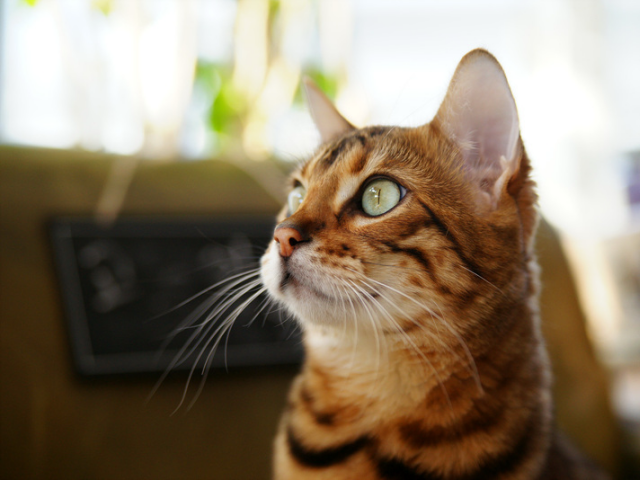
#> input picture cat.bmp, 640 x 480 px
$ jupyter execute --allow-errors 'Ch_2_OpenCV_기초사용.ipynb'   (older library calls are emulated)   (text cells are left out)
#> lines starting #> are read from the running program, lines starting #| are printed output that depends on the picture
[cell 1]
import sys
import cv2
import numpy as np

[cell 2]
# cv2.imread(filename[, flags]) -> retval

# retval
    # numpy.nbarray : retval.ndim/shape/size/dtype
    # dtype : uint8
    # shape : gray영상의 경우 (h,w) 또는 color (h,w, 3)
    # gray영상 : cv2.CV_8UC1 -> numpy.uint8
    # color영상 : cv2.CV_8UC3 -> numpy.uint8


img1 = cv2.imread('cat.bmp', cv2.IMREAD_COLOR)
#> img1 is the input picture: shape (480, 640, 3); mean B, G, R 104.5, 125.6, 140.8

print(type(img1))  # numpy.ndarray만 사용 가능
#| <class 'numpy.ndarray'>
print(img1.shape)  # color는 3D이므로 (row, column, 3)
#| (480, 640, 3)
print(img1.ndim)  # dimension : 3D
#| 3

[cell 3]
# 영상 불러오기
img1 = cv2.imread('cat.bmp', cv2.IMREAD_GRAYSCALE)  # gray
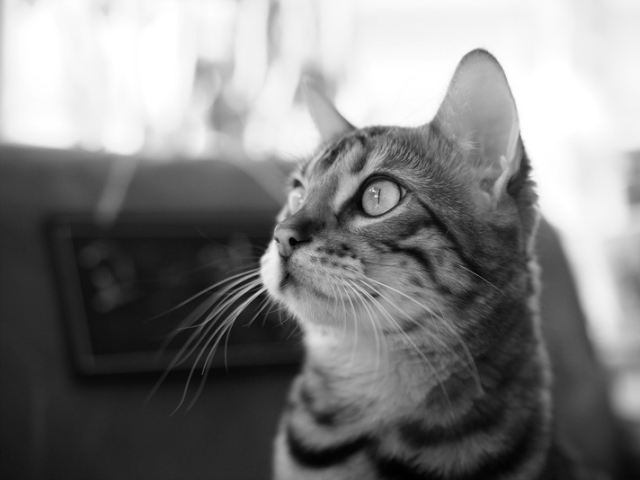
#> img1: shape (480, 640); min 0, max 255, mean 127.8
img2 = cv2.imread('cat.bmp', cv2.IMREAD_COLOR)  # color

if img1 is None or img2 is None:
    print('Image load failed!')
    sys.exit()


# 영상의 속성 참조
print('type(img1):', type(img1))
#| type(img1): <class 'numpy.ndarray'>
print('img1.shape:', img1.shape)
#| img1.shape: (480, 640)
print('img2.shape:', img2.shape)  # color라서 3
#| img2.shape: (480, 640, 3)
print('img1.dtype:', img1.dtype)
#| img1.dtype: uint8
print('img1.dtype:', img2.dtype)
#| img1.dtype: uint8

print('img1.shape length:', len(img1.shape))  # (480, 640)이므로
#| img1.shape length: 2
print('img2.shape length:', len(img2.shape))  # (480, 640, 3)
#| img2.shape length: 3

[cell 4]
# row by col
h, w = img1.shape  # h=480, w=640
#> h = 480; w = 640
print('img1 size: {} x {}'.format(w, h))
#| img1 size: 640 x 480

h, w = img2.shape[:2]  # (480, 640, 3) 중 앞 2개만
print('img2 size: {} x {}'.format(w, h))
#| img2 size: 640 x 480

# matrix 도메인과 pixel 도메인은 가로, 세로를 반대로 쓴다.
# matrix 도메인은 가로가 먼저, pixel(모니터)은 세로가 먼저 온다.

[cell 5]
x = 20
y = 30

p1 =img1[y,x]  # 도메인이 반대이므로
#> p1 = 252
print(p1)  # gray
#| 252

p2 = img2[y, x]
#> p2 = [255, 254, 246]
print(p2)  # color이므로 BGR 순서대로 [255, 254, 246]
#| [255 254 246]

# 좌표값 입력해서 부분적으로 색깔 바꿔 주기
# img1[10:20, 10:20] = 0  # 10-19까지 0(검은색)
# img2[10:20, 10:20] = (0, 0, 255)  # BGR 셋 다 넣어 줘야 한다. 이 경우 빨간색

cv2.imshow('image', img1)
cv2.imshow('image2',img2)

cv2.waitKey()
cv2.destroyAllWindows()

[cell 6]
'''
numpy.empty(shape, dtype)
numpy.zeros(shape, dtype)
numpy.ones(shape, dtype)
numpy.full(shape, fill_value, dtype)
'''

[cell 7]
import numpy as np
import cv2

# 새 영상 생성하기
img1 = np.empty((240, 320), dtype=np.uint8)       # grayscale image (가로, 세로)
img2 = np.zeros((240, 320, 3), dtype=np.uint8)    # color image
img3 = np.ones((240, 320), dtype=np.uint8) * 255  # dark gray
img4 = np.full((240, 320, 3), (0, 255, 255), dtype=np.uint8)
# 원하는 상수 채우기: (0, 255, 255) = yellow

cv2.imshow('img1', img1)
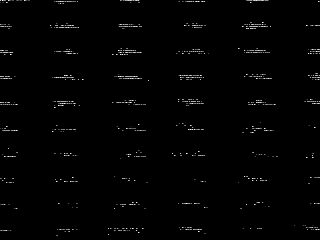
#> window 'img1': shape (240, 320); min 0, max 255, mean 2.8
cv2.imshow('img2', img2)
cv2.imshow('img3', img3)
cv2.imshow('img4', img4)
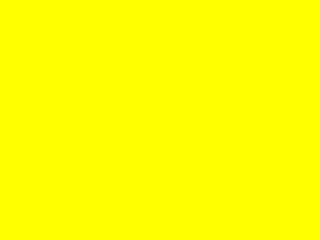
#> window 'img4': shape (240, 320, 3); mean B, G, R 0, 255, 255
cv2.waitKey()
cv2.destroyAllWindows()

[cell 8]
# 영상 복사
# img1 = cv2.imread('cat.bmp', cv2.IMREAD_COLOR)
img1 = cv2.imread('HappyFish.jpg')  # 기본적으로 color
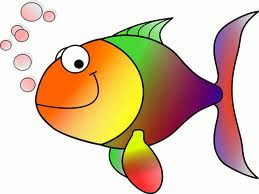
#> input picture HappyFish.jpg, 259 x 194 px
#> img1 is the input picture: shape (194, 259, 3); mean B, G, R 170.8, 196.4, 219.3

if img1 is None:
    print("image load failed")
    sys.exit()

img2 = img1  # 메모리의 같은 주소를 참조하므로 img1을 바꾸면 img2도 바뀐다.
img3 = img1.copy()  # matrix를 copy

img1[:,:] = (0, 255, 255)  # img1 전체를 노란색(0, 255, 255)으로 변경
# img1, img2는 전체 노란색으로 나오고 img3만 HappyFish가 나온다.

print(img1.shape)
#| (194, 259, 3)
print(img1.dtype)
#| uint8

cv2.imshow('img1', img1)
cv2.imshow('img2', img2)
cv2.imshow('img3', img3)

cv2.waitKey()
cv2.destroyAllWindows()

[cell 9]
img1 = cv2.imread('HappyFish.jpg')

img2 = img1[40:120, 30:150]  # numpy.ndarray의 슬라이싱
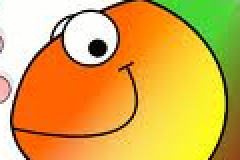
#> img2: shape (80, 120, 3) (shown 2 times larger); mean B, G, R 76.2, 171.3, 217.7
img3 = img1[40:120, 30:150].copy()

img2.fill(0)  # 0 = 검정색
#> img2: shape (80, 120, 3); every value is 0

cv2.imshow('img1', img1)  # 얼굴 잘린 HappyFish
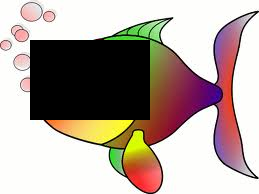
#> window 'img1': shape (194, 259, 3); mean B, G, R 156.3, 163.7, 177.7
cv2.imshow('img2', img2)  # 검은 화면
cv2.imshow('img3', img3)  # HappyFish 얼굴


cv2.waitKey()
cv2.destroyAllWindows()

# 뒤부터 수업 진행

[cell 10]
# 마스크 영상을 이용한 영상 합성
src = cv2.imread('airplane.bmp', cv2.IMREAD_COLOR)
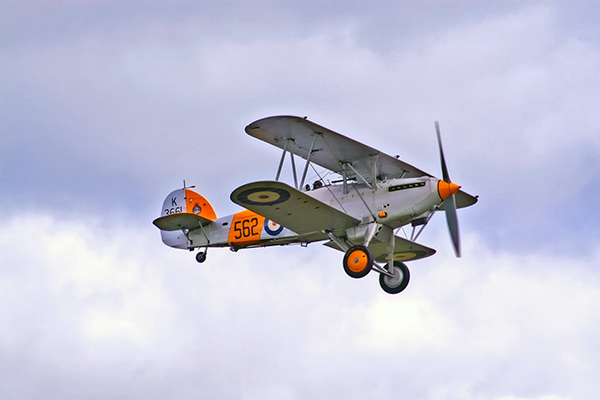
#> input picture airplane.bmp, 600 x 400 px
#> src is the input picture: shape (400, 600, 3); mean B, G, R 217.1, 197.6, 196.8
mask = cv2.imread('mask_plane.bmp', cv2.IMREAD_GRAYSCALE)
dst = cv2.imread('field.bmp', cv2.IMREAD_COLOR)

#> (the rest of this cell did not finish here and is left out)

[cell 11]
src = cv2.imread('cat.bmp', cv2.IMREAD_COLOR)
logo = cv2.imread('opencv-logo-white.png', cv2.IMREAD_UNCHANGED)

#> (the rest of this cell did not finish here and is left out)

[cell 12]
# cv2.line(img, pt1, pt2, color, thickness = None, lineType = None) -> img
# flags
    # img:그림을 그릴 영상
    # pt1, pt2: 직선의 시작점, 끝점
    # color: 직선의 칼라 (B,G,R)의 튜플
    # thinkness: 선두께
    # lineType: cv2.LINE_4, cv2.LINE_8, cv2.LINE_AA

# cv2.rectangle(img, pt1, pt2, color, thickness = None, lineType = None) -> img
# cv2.rectangle(img, rect, color, thickness = None, lineType = None) -> img
    # rect: 사각형의 위치 정보 (x, y, w, h)


# cv2.circle(img, center, radius, color, thickness = None, lineType = None) -> img
    # center: 원의 중심좌표 (x, y)
    # radius : 원의 반지름

# cv2.polylines(img, pts, isClosed, color, thickness = None, lineType = None) -> img
    # center: 다각형 점들의 array
    # isClosed : True for 폐곡선

[cell 13]
import numpy as np
import cv2

img = np.full((400, 400, 3), 255, np.uint8)

# x, y 좌표순서
cv2.line(img, (50, 50), (200, 50), (0, 0, 255), 5)
cv2.line(img, (50, 60), (150, 160), (0, 0, 128))

cv2.rectangle(img, (50, 200, 150, 100), (0, 255, 0), 2)
cv2.rectangle(img, (70, 220), (180, 280), (0, 128, 0), -1)

cv2.circle(img, (300, 100), 30, (255, 255, 0), -1, cv2.LINE_AA)
cv2.circle(img, (300, 100), 60, (255, 0, 0), 3, cv2.LINE_AA)


pts = np.array([[250, 200], [300, 200], [350, 300], [250, 300]])
cv2.polylines(img, [pts], True, (255, 0, 255), 2)

text = 'Hello? OpenCV ' + cv2.__version__
cv2.putText(img, text, (50, 350), cv2.FONT_HERSHEY_SIMPLEX, 0.8,
            (0, 0, 255), 1, cv2.LINE_AA)
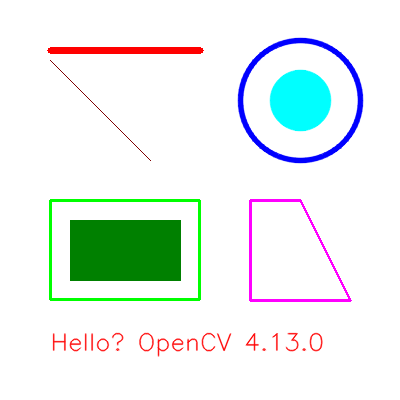
#> img: shape (400, 400, 3); mean of channels 0, 1, 2 238.8, 241.7, 233.8; drawn as B, G, R

cv2.imshow("img", img)
cv2.waitKey()
cv2.destroyAllWindows()

[cell 14]
# cv2.VideoCapture(index/filename, apiPreference=None) -> retval
# index: camera_id or filename
# apiPreference=None


# cv2.VideoCapture.open(index/filename, apiPreference=None) -> retval
# retval: True or False

# cv2.VideoCapture.read(image=None) -> retval, image
# retval : True or False

# cv2.VideoCapture.get() -> retval

# cv2.Canny(image, threshold1, threshold2)
# image:입력영상
# threshold1 = low value, threshold2 =  high value

[cell 15]
# 카메라 열기
cap = cv2.VideoCapture(0)

if not cap.isOpened(): #True or Falose
    print("Camera open failed!")
    sys.exit()


# 카메라 프레임 크기 출력
print('Frame width:', int(cap.get(cv2.CAP_PROP_FRAME_WIDTH)))
print('Frame height:', int(cap.get(cv2.CAP_PROP_FRAME_HEIGHT)))


# cap.set(cv2.CAP_PROP_FRAME_WIDTH, 320)
# cap.set(cv2.CAP_PROP_FRAME_HEIGHT, 240)

# 카메라 프레임 처리
while True:
    ret, frame = cap.read()
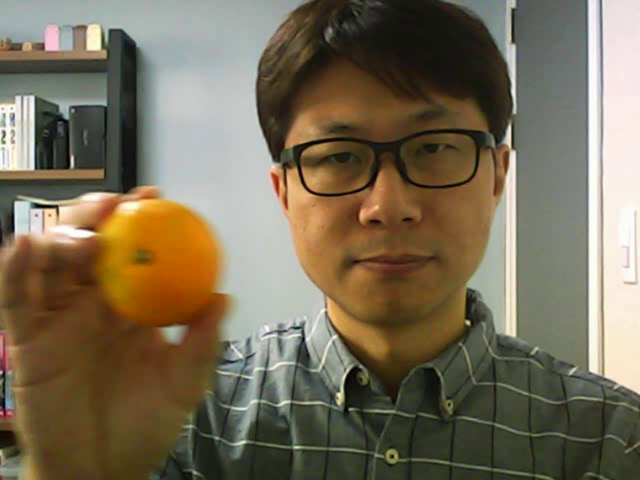
#> input picture frame 24 of camshift.avi, 640 x 480 px, given in place of the camera
#> frame is the input picture: shape (480, 640, 3); mean B, G, R 86.9, 108.5, 119.9

    if not ret:
        break

    edge = cv2.Canny(frame, 50, 150)
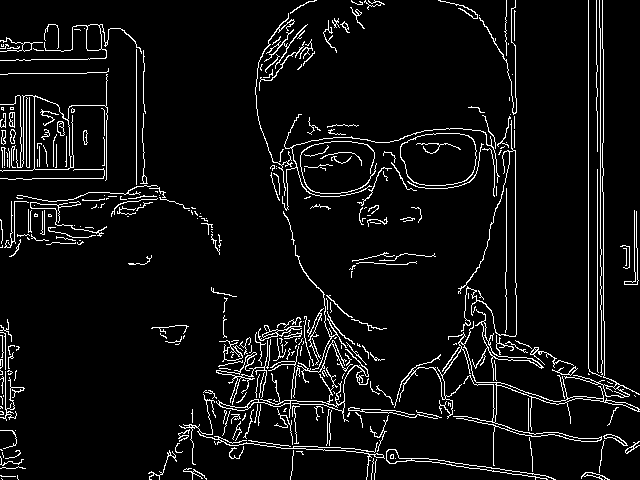
#> edge: shape (480, 640); 6.2% white in thin lines or dots
#     inversed = ~frame  # 반전

    cv2.imshow('frame', frame)
    cv2.imshow('frame1', edge)
#     cv2.imshow('inversed', inversed)

    if cv2.waitKey(10) == 27:
#> (key Esc is pressed here)
        break

cap.release()
cv2.destroyAllWindows()

[cell 16]
# cv2.VideoWriter(filename, fourcc, fps, framesize, isColor=None) -> retval
# filename: 저장할 이름
# fourcc: cv2.VideoWriter_fourcc(*'DIVX') 를 사용
# fps: 초당 프레임 수 e.g. 30
# frameSize: 프레임 크기 e.g., [640, 480])
# isColor: Color 영상
#

[cell 17]
# import sys
# import cv2


cap = cv2.VideoCapture(0)

if not cap.isOpened():
    print("Camera open failed!")
    sys.exit()

# cap.get(cv2.CAP_PROP_FRAME_WIDTH) -> float type 반환
w = round(cap.get(cv2.CAP_PROP_FRAME_WIDTH))
h = round(cap.get(cv2.CAP_PROP_FRAME_HEIGHT))

fps = cap.get(cv2.CAP_PROP_FPS) #

# fourcc = cv2.VideoWriter_fourcc(*'MJPG')
fourcc = cv2.VideoWriter_fourcc(*'DIVX') # *'DIVX' == 'D', 'I', 'V', 'X'
delay = round(1000 / fps)

out = cv2.VideoWriter('output.avi', fourcc, fps, (w, h))

if not out.isOpened():
    print('File open failed!')
    cap.release()
    sys.exit()

while True:
    ret, frame = cap.read()

    if not ret:
        break

#     inversed = ~frame
#     edge = cv2.Canny(frame, 50, 150)
#     edge_color = cv2.cvtColor(edge, cv2.COLOR_GRAY2BGR)

    out.write(frame) #소리는 capture가 안됨
#     out.write(inversed)
#     out.write(edge_color)

    cv2.imshow('frame', frame)
#     cv2.imshow('inversed', inversed)
#     cv2.imshow('edge', edge)

    if cv2.waitKey(delay) == 27:
#> (key Esc is pressed here)
        break

cap.release()
out.release()

cv2.destroyAllWindows()

[cell 18]
# import sys
# import numpy as np
# import cv2


img = cv2.imread('cat.bmp', cv2.IMREAD_GRAYSCALE)

if img is None:
    print('Image load failed!')
    sys.exit()

cv2.namedWindow('image')
cv2.imshow('image', img)

# cv2.waitKeyEx()

while True:
    keycode = cv2.waitKey()
#> (key Esc is pressed here)
    if keycode == ord('i'):
        img = ~img
        cv2.imshow('image', img)
    elif keycode == 27:
        break

cv2.destroyAllWindows()

[cell 19]
# cv2.setMouseCallback(windowName, onMouse, param = None) -> None
    # windowName: 마우스이벤트를 수행할 창 이름
    # onMouse: 마우스 이벤트 콜벡함수
    # param: 콜백함수에 전달할 데이터

# onMouse(event, x, y, flags, param) -> None
# event: 마우스 이벤트 종류 e.g., cv2.EVENT_LBUTTONDOWN
# x, y : 창을 기준으로 이벤트 발생좌표
# flags: 이벤트시 발생 상태 e.g., "ctrl"
# param: cv2.setMouseCallback()함수에서 설정한 데이터

[cell 20]
# import sys
# import numpy as np
# import cv2


oldx = oldy = -1

def on_mouse(event, x, y, flags, param):
    global oldx, oldy

    if event == cv2.EVENT_LBUTTONDOWN:
        oldx, oldy = x, y
        print('EVENT_LBUTTONDOWN: %d, %d' % (x, y))

    elif event == cv2.EVENT_LBUTTONUP:
        print('EVENT_LBUTTONUP: %d, %d' % (x, y))

# [5 lines of commented-out code are left out]


img = np.ones((480, 640, 3), dtype=np.uint8) * 255

cv2.namedWindow('image')
cv2.setMouseCallback('image', on_mouse, img) #항상 창을 띄우고 호출

cv2.imshow('image', img)
cv2.waitKey()

cv2.destroyAllWindows()

[cell 21]
# createTrackbar(trackbarName, windowName, value, count, onChange) -> None
# trackbarName: 트랙바 이름
# windowName : 트랙바를 생성할 창 이름
# value : 트랙바 위치 초기값
# count : 트랙바 최댓값, 최솟값은 0
# onChange :callback 함수 e.g., onChange(pos) 위치를 정수형태로 전달

[cell 22]
# import numpy as np
# import cv2


def on_level_change(pos):
    print(pos)
    value = pos * 16
#     if value >= 255:
#         value = 255
#     value = np.clip(value,0,255)

    img[:] = value
    cv2.imshow('image', img)


img = np.zeros((480, 640), np.uint8)
cv2.namedWindow('image')
cv2.createTrackbar('level', 'image', 0, 16, on_level_change) # 창이 생성된 후 호출

cv2.imshow('image', img)
cv2.waitKey()
cv2.destroyAllWindows()
